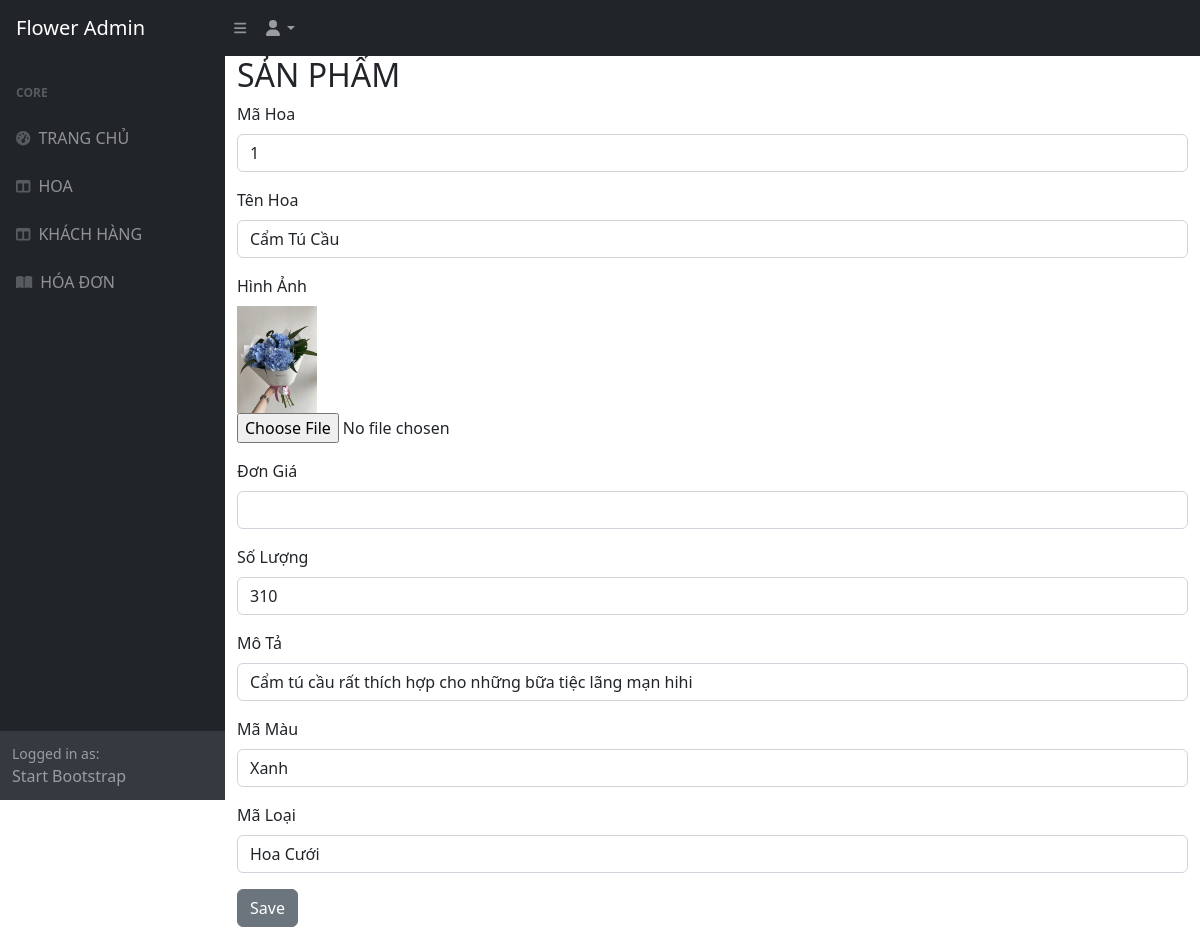
Page /hoa_update/1/ on the committed database.
### home/models.py (models this page shows, shortened)
class SanPham(models.Model):
    MaSP = models.AutoField(primary_key=True)
    TenSP = models.CharField(max_length=255)
    MoTa = models.CharField(max_length=500)
    SoLuong = models.PositiveIntegerField()
    DonGia = models.DecimalField(max_digits=10, decimal_places=2)
    HinhAnh = models.ImageField(upload_to='product')
    MaLoai = models.ForeignKey(Loai, on_delete=models.CASCADE)
    MaMau = models.ForeignKey(MauSac, on_delete=models.SET_NULL, null =True)

class MauSac(models.Model):
    MaMau = models.AutoField(primary_key=True)
    TenMau = models.CharField(max_length=100)

class Loai(models.Model):
    MaLoai = models.AutoField(primary_key=True)
    TenLoai = models.CharField(max_length=100)

### home/views.py (the view, shortened to what this page needs)
# urls.py: path('hoa_update/<int:masp>/', views.hoa_update, name='hoa_update'),
def hoa_update(request, masp):
    item_sanpham = SanPham.objects.get(MaSP = masp)
    loai_list = Loai.objects.all()  # Lấy tất cả các loại để hiển thị trong dropdown
    mausac_list = MauSac.objects.all()  # Lấy tất cả các màu để hiển thị trong dropdown
    return render(request, 'QuanLy/hoa_update.html', {
        'loai_list': loai_list,
        'mausac_list': mausac_list,
        'item_sanpham':item_sanpham
    })

### home/templates/QuanLy/hoa_update.html (shortened to what this page needs)
{% extends "pages/layout_QL.html" %}
{% block content %}
{%load static %}
<div id="layoutSidenav_content">
<main>
    <form action="{% url 'hoa_update' masp=item_sanpham.MaSP %}" method="post" enctype="multipart/form-data">
    <div class="container">
        <h2>SẢN PHẨM</h2>
        <div class="mb-3">
            <label for="MaSP" class="form-label">Mã Hoa</label>
            <input type="text" class="form-control" name="MaSP" placeholder="" value="{{item_sanpham.MaSP}}" readonly>
        </div>
        <div class="mb-3">
            <label for="TenSP" class="form-label">Tên Hoa</label>
            <input type="text" class="form-control" name="TenSP" placeholder="" value="{{item_sanpham.TenSP}}">
        </div>
        <div class="mb-3">
            <label for="HinhAnh" class="form-label">Hình Ảnh</label><br>
            <img src="{% static 'assets/images/' %}{{ item_sanpham.HinhAnh }}" alt="" width="80px"><br>
            <input type="file" name="HinhAnh" id="">
        </div>
        <div class="mb-3">
            <label for="DonGia" class="form-label">Đơn Giá</label>
            <input type="number" class="form-control" name="DonGia" placeholder="" value="{{item_sanpham.DonGia}}">
        </div>
        <div class="mb-3">
            <label for="SoLuong" class="form-label">Số Lượng</label>
            <input type="number" class="form-control" name="SoLuong" placeholder="" value="{{item_sanpham.SoLuong}}">
        </div>
        <div class="mb-3">
            <label for="MoTa" class="form-label">Mô Tả</label>
            <input type="text" class="form-control" name="MoTa" placeholder="" value="{{item_sanpham.MoTa}}">
        </div>
        <div class="mb-3">
            <label for="MaMau" class="form-label">Mã Màu</label>
            <select name="MaMau" id="" class="form-control">
                {% for mausac in mausac_list %}
                <option value="{{ mausac.MaMau }}" {% if mausac.MaMau == item_sanpham.MaMau.MaMau %} selected {% endif %}>{{ mausac.TenMau }}</option>
                {% endfor %}
            </select>
        </div>
        <div class="mb-3">
            <label for="MaLoai" class="form-label">Mã Loại</label>
            <select name="MaLoai" id="" class="form-control">
                    {% for loai in loai_list %}
                        <option value="{{ loai.MaLoai }}" {% if loai.MaLoai == item_sanpham.MaLoai.MaLoai %} selected {% endif %}>{{ loai.TenLoai }}</option>
                    {% endfor %}
            </select>
        </div>
        <div class="form-group">
        <div class="col-md-offset-2 col-md-10">
            <input type="submit" value="Save" class="btn btn-secondary" name=""/>
        </div>
    </div>
    </div>
    </form>
</main>
</div>
{% endblock %}

### rows in the picture
SanPham: MaSP "1", TenSP "Cẩm Tú Cầu", HinhAnh (picture), SoLuong "310", MoTa "Cẩm tú cầu rất thích hợp cho những bữa tiệc lãng mạn hihi", MaMau "Xanh", MaLoai "Hoa Cưới"
